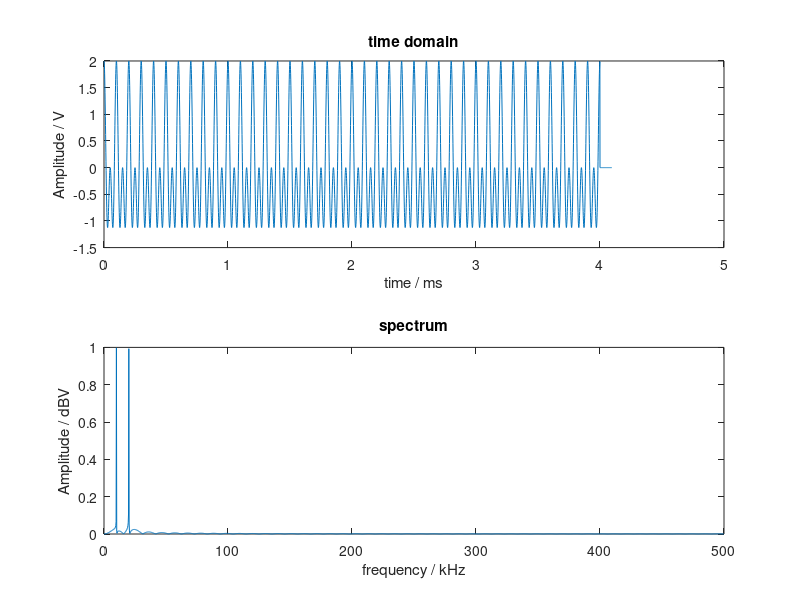

Write MATLAB code to recreate this figure.
clc; clear; close all;

% Time base parameters
fs = 1e6;                       % Sampling frequency: 1Mhz
dt = 1/fs;                      % Time scale
N = 4000;                       % Points
fftN = 4096;                    % FFT points
t = 0 : dt : (N-1)*dt;          % Discrete time vector
tv = 0 : dt : (fftN-1)*dt;          % Discrete time vector
fv = (0:fftN/2-1)*1/dt/fftN;    % Discrete frequency vector

% Signal
f1 = 10e3;
f2 = 20e3;
fftPoints = 4096;

sgn1 = cos(2*pi*f1*t);
sgn2 = cos(2*pi*f2*t);
sgn = sgn1 + sgn2;
sgn = [sgn, zeros(1, fftPoints-N)];

sgnFftAbs = abs(fft(sgn))./(N/2);

subplot(2, 1, 1); plot(tv.*1000, sgn); title('time domain');
xlabel('time / ms'); ylabel('Amplitude / V');
subplot(2, 1, 2); plot(fv./1000, sgnFftAbs(1:fftN/2)); title('spectrum');
xlabel('frequency / kHz');  ylabel('Amplitude / dBV'); % set(gca, 'xscale', 'log');
